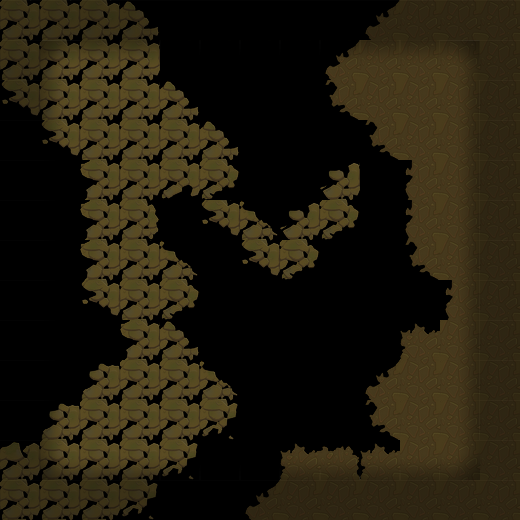

The image is a tile-based game level rendered from a .tmx file. Its description and source (layers, tilesets, objects; grid data summarised) follow:
An orthogonal 13x13 tile map with 40x40 px tiles, 2 tile layers (块层 1, 块层 2).

<map version="1.0" orientation="orthogonal" width="13" height="13" tilewidth="40" tileheight="40">
 <tileset firstgid="1" name="mdmap_skin" tilewidth="40" tileheight="40">
  <image source="mdmap_skin.png" width="400" height="240" />
 </tileset>
 <layer name="块层 1" width="13" height="13">
  <data>[169 cells, 110 non-empty, 20 distinct tile ids]</data>
 </layer>
 <layer name="块层 2" width="13" height="13">
  <data>[169 cells, 88 non-empty, 9 distinct tile ids]</data>
 </layer>
</map>
